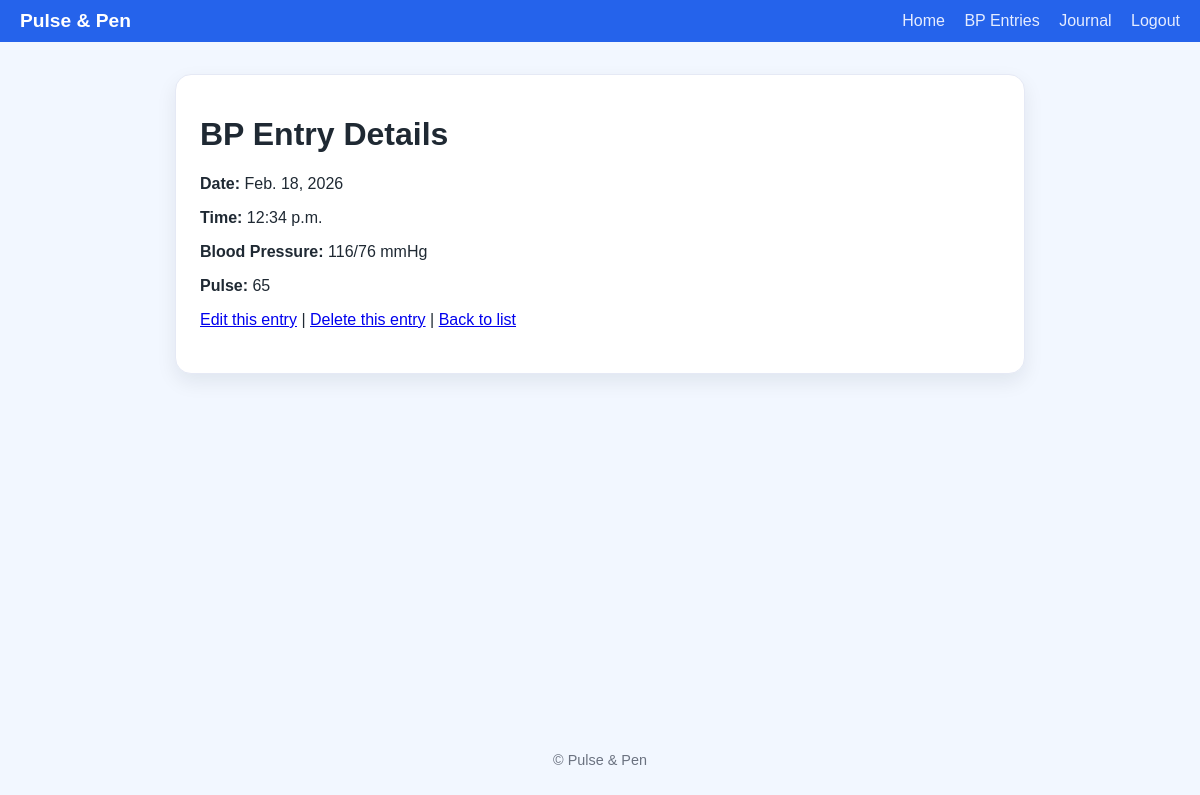
Page /bp/1/ (signed in) on the committed database.
### heartline/models.py (models this page shows, shortened)
class BPEntry(models.Model):
    user = models.ForeignKey(User, on_delete=models.CASCADE)
    date = models.DateField()
    time = models.TimeField()
    systolic = models.IntegerField()
    diastolic = models.IntegerField()
    pulse = models.IntegerField()
    note = models.TextField(blank=True, null=True)

### heartline/views.py (the view)
# urls.py: path('bp/<int:pk>/', BPEntryDetailView.as_view(), name='bpentry-detail'),
class BPEntryDetailView(LoginRequiredMixin, DetailView):
    model = BPEntry
    template_name = 'heartline/bpentry_detail.html'
    login_url = 'login'
    def get_queryset(self):
        return BPEntry.objects.filter(user=self.request.user)

### heartline/templates/heartline/bpentry_detail.html (shortened to what this page needs)
{% extends 'heartline/base.html' %}
{% block content %}
    <h1>BP Entry Details</h1>
    <p><strong>Date:</strong> {{ object.date }}</p>
    <p><strong>Time:</strong> {{ object.time }}</p>
    <p><strong>Blood Pressure:</strong> {{ object.systolic }}/{{ object.diastolic }} mmHg</p>
    <p><strong>Pulse:</strong> {{ object.pulse }}</p>
    <p>
        <a href="{% url 'bpentry-update' object.pk %}">Edit this entry</a> |
        <a href="{% url 'bpentry-delete' object.pk %}">Delete this entry</a> |
        <a href="{% url 'bpentry-list' %}">Back to list</a>
    </p>
{% endblock %}

### heartline/static/heartline/css/style.css (style rules this page uses)
body { margin: 0; font-family: Arial, sans-serif; background-color: #f2f7ff; color: #1f2933; min-height: 100vh; display: flex; flex-direction: column; }

### rows in the picture
BPEntry: date "Feb. 18, 2026", time "12:34 p.m.", systolic "116", diastolic "76", pulse "65"
